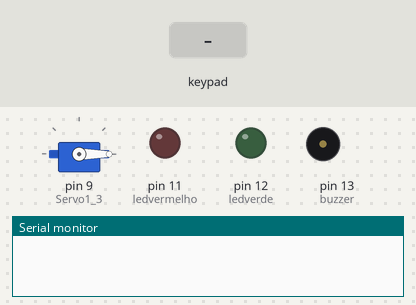
The sketch below on a simulated Arduino Uno, built with avr-gcc and run on an emulated ATmega328P. Shown: servo, output pins drawn as LEDs (lit = HIGH), buzzer (waves = sounding), the last lines printed to the serial monitor. Inputs (shaded band) come from the test bench.

Above: at 1.2 s.
1.3 s: key '#' pressed
At 2.8 s:
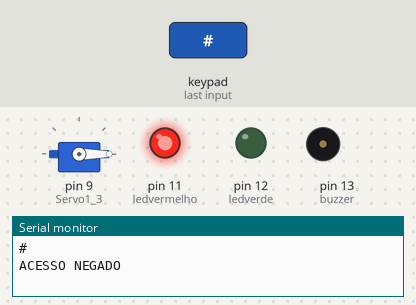
3.3 s: keypad keys 1 9 0 4 # pressed 0.4 s apart
At 6.1 s:
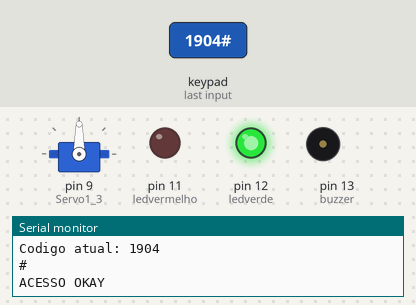
6.8 s: keypad keys 5 4 3 2 # pressed 0.4 s apart
At 9.2 s:
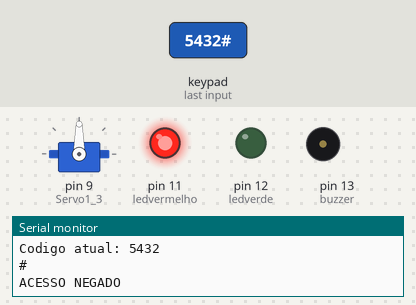
Timing chart, 0 to 10.7 s (numbered marks = the images above; inputs shaded):
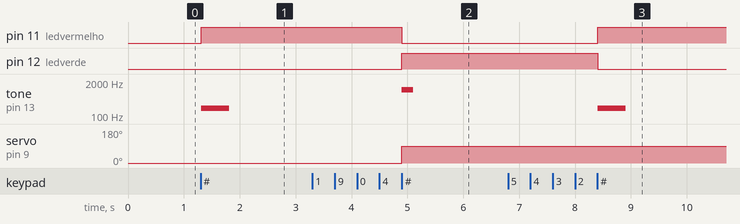

Measured:
- after the input at 1.3 s, pin 11 (ledvermelho): LOW → HIGH at once; tone on pin 13 (buzzer): silent → 200 Hz at once, → silent 0.50 s later
- after the input at 3.3 s, pin 11 (ledvermelho): HIGH → LOW after 1.6 s; pin 12 (ledverde): LOW → HIGH after 1.6 s; tone on pin 13 (buzzer): silent → 1000 Hz after 1.6 s, → silent 0.20 s later; servo on pin 9 (Servo1_3): 0° → 90° after 1.6 s
- after the input at 6.8 s, pin 11 (ledvermelho): LOW → HIGH after 1.6 s; pin 12 (ledverde): HIGH → LOW after 1.6 s; tone on pin 13 (buzzer): silent → 200 Hz after 1.6 s, → silent 0.50 s later

The sketch:

Tranca_Cofre_Keypad.ino
```cpp
#include <Servo.h>
#include <Keypad.h>

Servo Servo1_3;

#define ledvermelho 11
#define ledverde 12
#define buzzer 13

String input = "";
String codigoCorreto = "1904";

const uint8_t ROWS = 4;
const uint8_t COLS = 3;

char keys[ROWS][COLS] = {
  {'1', '2', '3'},
  {'4', '5', '6'},
  {'7', '8', '9'},
  {'*', '0', '#'}
};

uint8_t rowPins[ROWS] = {5, 4, 3, 2};
uint8_t colPins[COLS] = {8, 7, 6};

Keypad keypad = Keypad(makeKeymap(keys), rowPins, colPins, ROWS, COLS);

void setup() {
  Serial.begin(9600);

  Servo1_3.attach(9, 500, 2500);

  pinMode(ledvermelho, OUTPUT);
  pinMode(ledverde, OUTPUT);
  pinMode(buzzer, OUTPUT);

  digitalWrite(ledvermelho, LOW);
  digitalWrite(ledverde, LOW);

  Servo1_3.write(0);
}

void loop() {
  char key = keypad.getKey();

  if (key) {
    Serial.println(key);

    if (key == '#') {
      if (input == codigoCorreto) {
        Serial.println("ACESSO OKAY");

        digitalWrite(ledvermelho, LOW);
        digitalWrite(ledverde, HIGH);

        Servo1_3.write(90);
        tone(buzzer, 1000, 200);
      } else {
        Serial.println("ACESSO NEGADO");

        digitalWrite(ledvermelho, HIGH);
        digitalWrite(ledverde, LOW);

        tone(buzzer, 200, 500);
      }

      input = "";
    }

    else if (key == '*') {
      input = "";
      Serial.println("RESET");
    }

    else {
      input += key;
      Serial.print("Codigo atual: ");
      Serial.println(input);
    }
  }
}
```
